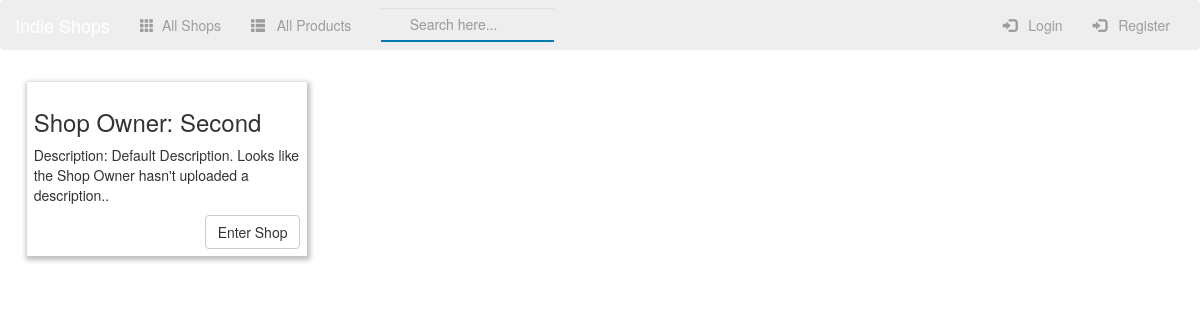
Page /shop/ on the earlier database version.
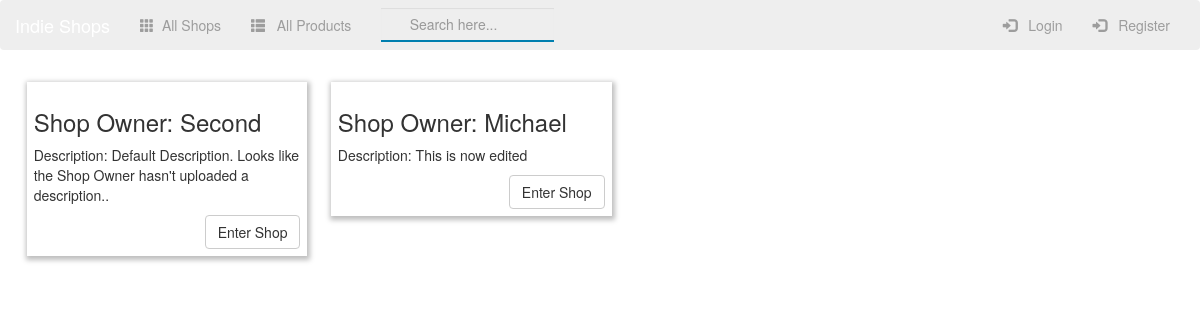
Same page on the later database version.
### shop/models.py (models this page shows, shortened)
class Shop(models.Model):
    name = models.CharField(max_length=150)
    owner = models.OneToOneField(User, related_name="owner")
    description = models.TextField(max_length=5000, default="Default Description. Looks like the Shop Owner hasn't uploaded a description..")
    def create_shop(sender, **kwargs):
        user = kwargs["instance"]
        if kwargs["created"]:
            up = Shop(owner=user)
            up.save()
    post_save.connect(create_shop, sender=User)

### shop/views.py (the view)
class IndexView(ListView):
    template_name = 'shop/index.html'
    context_object_name = 'shop_list'
    def get_queryset(self):
        return Shop.objects.all()

### shop/templates/shop/index.html (shortened to what this page needs)
{% extends 'shop/base.html' %}
{% block main-content %}
    {% for shop in shop_list %}
            <div class="card-container">
                <div class="caption">
                    <h3>Shop Owner: {{ shop.owner }}</h3>
                    <p>Description: {{ shop.description }}</p>
                </div>
                <a href="{% url 'shop:detail' shop.id %}"><button type="button" class="btn btn-default pull-right">Enter Shop</button></a>
            </div>
    {% endfor %}
{% endblock %}

### shop/templates/shop/base.html (shortened to what this page needs)
<!doctype html>
<html>
    <head>
        {% load staticfiles %}
        <link rel="stylesheet" href="https://maxcdn.bootstrapcdn.com/bootstrap/3.3.7/css/bootstrap.min.css">
        <link rel="stylesheet" type="text/css" href="{% static 'shop/style.css' %}" />
    </head>
    <body>
        <nav class="navbar navbar-inverse job-nav">
            <div class="container-fluid">
                <div class="navbar-header">
                    <a class="navbar-brand" href="{% url 'shop:index' %}">Indie Shops</a>
                </div>
                <div class="collapse navbar-collapse" id="topNavBar">
                    <ul class="nav navbar-nav">
                        <li class="" >
                            <a href="{% url 'shop:index' %} ">
                                <span class="glyphicon glyphicon-th" aria-hidden="true"></span> &nbsp;All Shops
                            </a>
                        </li>
                        <li class="" >
                            <a href="{% url  'shop:all-products' %}">
                                <span class="glyphicon glyphicon-th-list" aria-hidden="true"></span> &nbsp; All Products
                            </a>
                        </li>
                    </ul>
                    <form class="navbar-form navbar-left" role="search" method="get" action="{% url 'shop:search' %}">
                        <div class="form-group">
                            <input type="text" class="form-control searchBox" name="search" value="" placeholder="Search here...">
                        </div>
                    </form>
                    <ul class="nav navbar-nav navbar-right">
                    {% if user.is_authenticated %}
                        <li class="dropdown">
                            <a href="#" class="dropdown-toggle" data-toggle="dropdown" role="button" aria-haspopup="true" aria-expanded="false">{{user}} <span class="caret"></span></a>
                            <ul class="dropdown-menu">
                              <li class="">
                                <a href="{% url 'shop:add-product' %} ">
                                    <span class="glyphicon glyphicon-plus" aria-hidden="true"></span> &nbsp; Add Products
                                </a>
                            </li>
                            <li class="">
                                <a href="{% url 'shop:my-products' %} ">
                                    <span class="glyphicon glyphicon-book" aria-hidden="true"></span> &nbsp; My Products
                                </a>
                            </li>
                        <li class="">
                            <a href=" {% url 'shop:my-shop' %} ">
                                <span class="glyphicon glyphicon-user" aria-hidden="true"></span> &nbsp; View Shop Profile
                            </a>
                        </li>
                        <li class="">
                            <a href="{% url 'shop:logout' %}">
                                <span class="glyphicon glyphicon-log-out" aria-hidden="true"></span> &nbsp; Logout
                            </a>
                        </li>
                        {% else %}
                                <li class="">
                                    <a href="{% url 'shop:login' %}">
                                        <span class="glyphicon glyphicon-log-in" aria-hidden="true"></span> &nbsp; Login
                                    </a>
                                </li>
                                <li class="">
                                <a href="{% url 'shop:register' %}">
                                    <span class="glyphicon glyphicon-log-in" aria-hidden="true"></span> &nbsp; Register
                                </a>
                            </li>
                        </ul>
                    {% endif %}
                </div>
            </div>
        </nav>
        <div class="container-fluid">
            {% block main-content %}
            {% endblock %}
        </div>
    </body>
</html>

### shop/static/shop/style.css (style rules this page uses)
.card-container { -webkit-box-shadow: 1px 2px 5px 2px rgba(0,0,0,0.26); -moz-box-shadow: 1px 2px 5px 2px rgba(0,0,0,0.26); box-shadow: 1px 2px 5px 2px rgba(0,0,0,0.26); padding: .5em; width: 24%; float:left; margin: 1%; }
.job-nav { background: #eee; border: none; }
.searchBox { border: none; border-radius: 0; background-color: inherit; padding: 1%; border-bottom: solid 2px #007faf; text-indent: 1.9em; }

Differences in the rows shown:
added Shop: owner "Michael", description "This is now edited"
